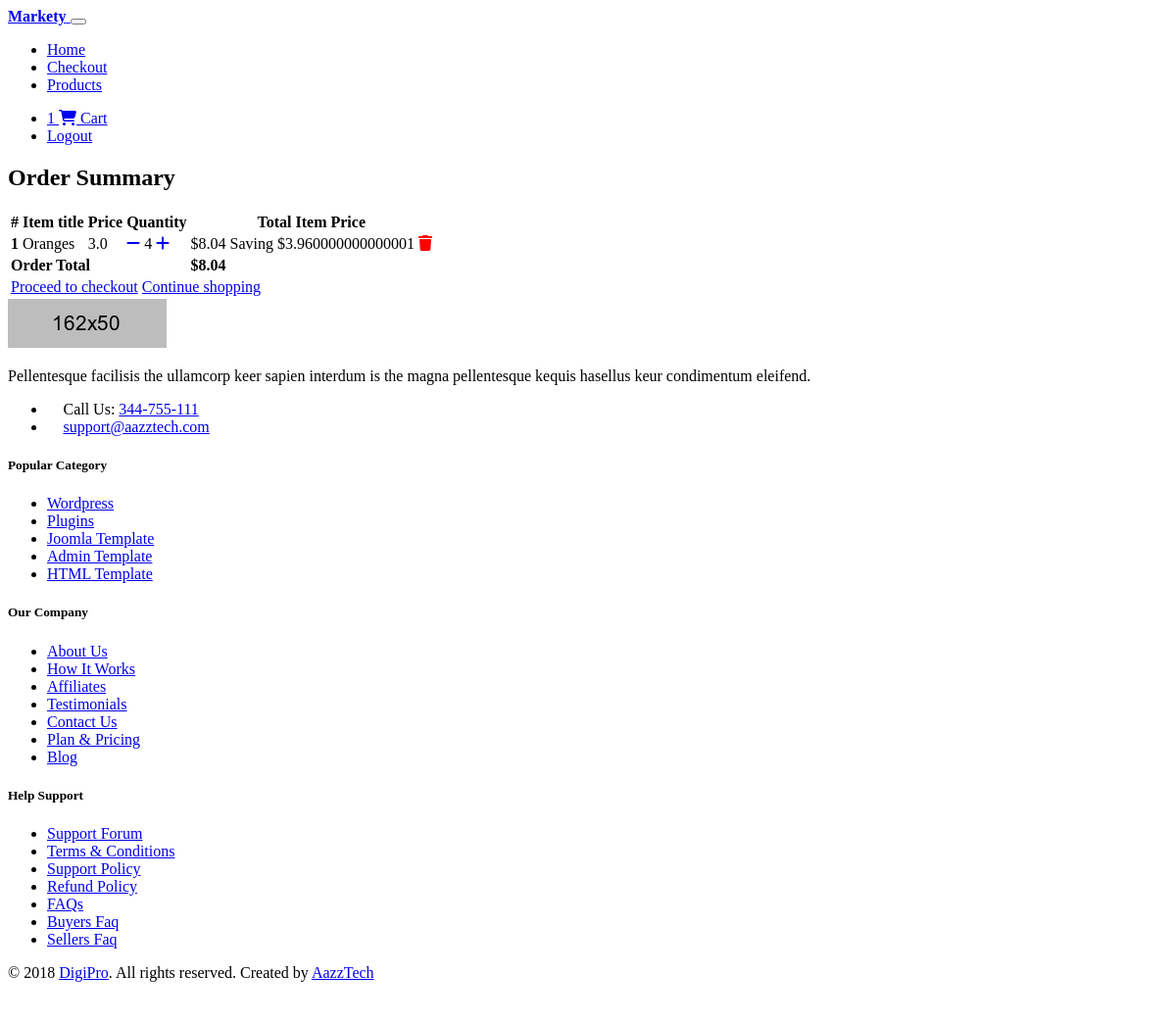
Before: /order-summary (signed in) with the older database file.
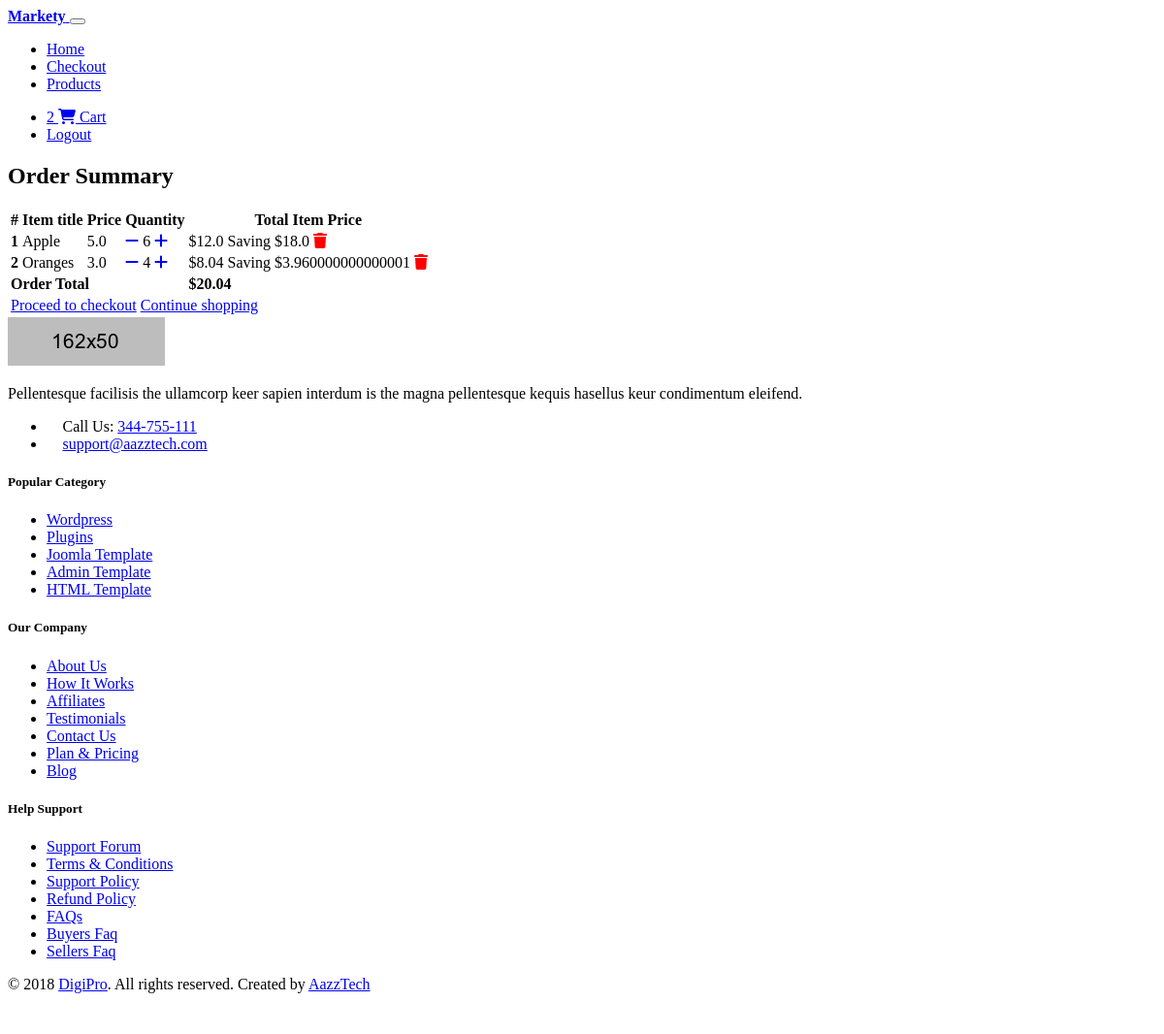
After: the same page with the newer database file.
### core/models.py (models this page shows, shortened)
class Order(models.Model):
    user = models.ForeignKey(settings.AUTH_USER_MODEL, verbose_name=(""), on_delete=models.CASCADE)
    items = models.ManyToManyField(OrderItem, verbose_name=(""))
    start_date = models.DateTimeField((""), auto_now=False, auto_now_add=True)
    ordered_date = models.DateTimeField((), auto_now=False, auto_now_add=False)
    ordered = models.BooleanField(default=False)
    shipping_address = models.ForeignKey('Address', related_name='shipping_address', on_delete=models.SET_NULL, blank=True, null=True)
    billing_address = models.ForeignKey('Address', related_name='billing_address', on_delete=models.SET_NULL, blank=True, null=True)
    def get_total(self):
        total = 0
        for order_item in self.items.all():
            total += order_item.get_final_price()
        return total

class OrderItem(models.Model):
    user = models.ForeignKey(settings.AUTH_USER_MODEL, on_delete=models.CASCADE)
    ordered = models.BooleanField(default=False)
    item = models.ForeignKey(Item, on_delete=models.CASCADE)
    quantity = models.IntegerField(default=1)
    def get_total_item_price(self):
        return self.quantity * self.item.price
    def get_total_discount_item_price(self):
        return self.quantity * self.item.discount_price
    def get_amount_saved(self):
        return self.get_total_item_price() - self.get_total_discount_item_price()
    def get_final_price(self):
        if self.item.discount_price:
            return self.get_total_discount_item_price()
        return self.get_total_item_price()

class Item(models.Model):
    title = models.CharField(max_length=100)
    price = models.FloatField()
    discount_price = models.FloatField(blank=True, null=True)
    category = models.CharField(choices=CATEGORY_CHOICES, max_length=2)
    label = models.CharField(choices=LABEL_CHOICES, max_length=1)
    slug = models.SlugField()
    description = models.TextField()
    image  = models.ImageField()

### core/views.py (the view)
# urls.py: path('order-summary', OrderSummaryView.as_view(), name="order-summary"),
class OrderSummaryView(LoginRequiredMixin, View):
    def get(self, *args, **kwargs):
        try:
            order = Order.objects.get(user=self.request.user, ordered=False)
            context = {
                'object': order
            }
            return render(self.request, "order_summary.html", context)
        except ObjectDoesNotExist:
            messages.warning(self.request, "You do not have an active order")
            return redirect("/")

### core/templatetags/cart_template_tags.py (called while the page is built)
@register.filter
def cart_item_count(user):
    if user.is_authenticated:
        qs = Order.objects.filter(user=user, ordered=False)
        if qs.exists():
            return qs[0].items.count()
    return 0

### core/templates/order_summary.html (shortened to what this page needs)
{% extends "base.html" %}
{% block content %}
    <main>
        <div class="table-responsive text-nowrap">
            <h2>Order Summary</h2>
            <table class="table">
                <thead>
                    <tr>
                        <th scope="col">#</th>
                        <th scope="col">Item title</th>
                        <th scope="col">Price</th>
                        <th scope="col">Quantity</th>
                        <th scope="col">Total Item Price</th>
                    </tr>
                </thead>
                <tbody>
                    {% for order_item in object.items.all %}
                        <tr>
                            <th scope="row">{{ forloop.counter }}</th>
                            <td>{{ order_item.item.title }}</td>
                            <td>{{ order_item.item.price }}</td>
                            <td>
                                <a href="{% url 'core:remove-single-item-from-cart' order_item.item.slug %}"><i class="fas fa-minus mr-2"></i></a>
                                    {{ order_item.quantity }}
                                <a href="{% url 'core:add-to-cart' order_item.item.slug %}"><i class="fas fa-plus ml-2"></i></a>
                            </td>
                            <td>
                                {% if order_item.item.discount_price %}
                                    ${{ order_item.get_total_discount_item_price }}
                                    <span class="badge badge-primary">Saving ${{ order_item.get_amount_saved }}</span>
                                {% else %}
                                    ${{ order_item.get_total_item_price }}
                                {% endif %}
                                <a style='color: red;' href="{% url 'core:remove-from-cart' order_item.item.slug %}">
                                    <i class="fas fa-trash float-right"></i>
                                </a>
                        </tr>
                    {% endfor %}
                    {% if object.get_total%}
                        <tr>
                            <td colspan="4"><b>Order Total</b></td>
                            <td><b>${{ object.get_total }}</b></td>
                        </tr>
                        <tr>
                            <td colspan="5">
                            <a class='btn btn-warning float-right ml-2' href="{% url 'core:checkout' %}"">Proceed to checkout</a>
                            <a class='btn btn-primary float-right' href='/'>Continue shopping</a>
                            </td>
                        </tr>
                    {% endif %}
                </tbody>
            </table>
        </div>
    </main>
{% endblock content %}

### core/templates/base.html (shortened to what this page needs)
{% load static %}
{% load compress %}
<!DOCTYPE html>
<html lang="en">
<head>
  <link rel="stylesheet" href="https://use.fontawesome.com/releases/v5.8.1/css/all.css">
  <link rel="stylesheet" href="{% static 'css/hello.css' %}" >
  {% compress css %}
      <link type="text/x-scss" href="{% static 'sass/style.scss' %}" rel="stylesheet" media="screen">
  {% endcompress %}
  {% compress css %}
        <link type="text/x-scss" href="{% static 'css/bootstrap/bootstrap.scss' %}" rel="stylesheet" media="screen">
  {% endcompress %}
  <link rel="stylesheet" href="{% static 'css/all.css' %}">
    <link rel="stylesheet" href="{% static 'css/animate.css' %}">
    <link rel="stylesheet" href="{% static 'css/font-awesome.min.css' %}">
    <link rel="stylesheet" href="{% static 'css/jquery-ui.css' %}">
    <link rel="stylesheet" href="{% static 'css/owl.carousel.css' %}">
    <link rel="stylesheet" href="{% static 'css/select2.min.css' %}">
    <link rel="stylesheet" href="{% static 'css/simple-line-icons.css' %}">
    <link rel="stylesheet" href="{% static 'css/slick.css' %}">
    <link rel="stylesheet" href="{% static 'css/trumbowyg.min.css' %}">
    <link rel="stylesheet" href="{% static 'css/venobox.css' %}">
</head>
<body class="home1 mutlti-vendor">
{% include "navbar.html" %}
    <div>
      {% block content %}
      {% endblock content %}
    </div>
 {% include "footer.html" %}
</body>
</html>

### core/templates/navbar.html (shortened to what this page needs)
{% load cart_template_tags %}
<nav class="navbar fixed-top navbar-expand-lg navbar-light white scrolling-navbar">
    <div class="container">
      <a class="navbar-brand waves-effect" href="/">
        <strong class="blue-text">Markety</strong>
      </a>
      <button class="navbar-toggler" type="button" data-toggle="collapse" data-target="#navbarSupportedContent"
        aria-controls="navbarSupportedContent" aria-expanded="false" aria-label="Toggle navigation">
      </button>
      <div class="collapse navbar-collapse" id="navbarSupportedContent">
        <ul class="navbar-nav mr-auto">
          <li class="nav-item">
            <a class="nav-link waves-effect" href="/">Home
            </a>
          </li>
          <li class="nav-item">
            <a class="nav-link waves-effect" href="/checkout">
            Checkout</a>
          </li>
          <li class="nav-item">
            <a class="nav-link waves-effect" href="/products">
            Products</a>
          </li>
        </ul>
          <ul class="navbar-nav nav-flex-icons">
          {% if request.user.is_authenticated %}
          <li class="nav-item">
            <a href="{% url 'core:order-summary' %}" class="nav-link waves-effect">
              <span class="badge red z-depth-1 mr-1"> {{ request.user|cart_item_count }} </span>
              <i class="fas fa-shopping-cart"></i>
              <span class="clearfix d-none d-sm-inline-block"> Cart </span>
            </a>
          </li>
          <li class="nav-item">
            <a class="nav-link waves-effect" href="{% url 'account_logout' %}">
              <span class="clearfix d-none d-sm-inline-block"> Logout </span>
            </a>
          </li>
          {% endif %}
        </ul>
      </div>
    </div>
  </nav>

### core/templates/footer.html
{% load static %}
{% load compress %}
    {% compress css %}
            <link type="text/x-scss" href="{% static 'sass/style.scss' %}" rel="stylesheet" media="screen">
    {% endcompress %}
    <footer class="footer-area footer--light">
        <div class="footer-big">
            <div class="container">
                <div class="row">
                    <div class="col-lg-3 col-sm-6">
                        <div class="footer-widget">
                            <div class="widget-about">
                                <img src="images/footer-logo.png" alt="" class="img-fluid">
                                <p>Pellentesque facilisis the ullamcorp keer sapien interdum is the magna pellentesque kequis
                                    hasellus keur condimentum eleifend.</p>
                                <ul class="contact-details">
                                    <li>
                                        <span class="icon-earphones"></span>
                                        Call Us:
                                        <a href="tel:344-755-111">344-755-111</a>
                                    </li>
                                    <li>
                                        <span class="icon-envelope-open"></span>
                                        <a href="mailto:support@aazztech.com">support@aazztech.com</a>
                                    </li>
                                </ul>
                            </div>
                        </div>
                    </div>
                    <div class="col-lg-3 col-sm-6">
                        <div class="footer-widget">
                            <div class="footer-menu footer-menu--1">
                                <h5 class="footer-widget-title">Popular Category</h5>
                                <ul>
                                    <li>
                                        <a href="#">Wordpress</a>
                                    </li>
                                    <li>
                                        <a href="#">Plugins</a>
                                    </li>
                                    <li>
                                        <a href="#">Joomla Template</a>
                                    </li>
                                    <li>
                                        <a href="#">Admin Template</a>
                                    </li>
                                    <li>
                                        <a href="#">HTML Template</a>
                                    </li>
                                </ul>
                            </div>
                        </div>
                    </div>
                    <div class="col-lg-3 col-sm-6">
                        <div class="footer-widget">
                            <div class="footer-menu">
                                <h5 class="footer-widget-title">Our Company</h5>
                                <ul>
                                    <li>
                                        <a href="#">About Us</a>
                                    </li>
                                    <li>
                                        <a href="#">How It Works</a>
                                    </li>
                                    <li>
                                        <a href="#">Affiliates</a>
                                    </li>
                                    <li>
                                        <a href="#">Testimonials</a>
                                    </li>
                                    <li>
                                        <a href="#">Contact Us</a>
                                    </li>
                                    <li>
                                        <a href="#">Plan & Pricing</a>
                                    </li>
                                    <li>
                                        <a href="#">Blog</a>
                                    </li>
                                </ul>
                            </div>
                        </div>
                    </div>
                    <div class="col-lg-3 col-sm-6">
                        <div class="footer-widget">
                            <div class="footer-menu no-padding">
                                <h5 class="footer-widget-title">Help Support</h5>
                                <ul>
                                    <li>
                                        <a href="#">Support Forum</a>
                                    </li>
                                    <li>
                                        <a href="#">Terms & Conditions</a>
                                    </li>
                                    <li>
                                        <a href="#">Support Policy</a>
                                    </li>
                                    <li>
                                        <a href="#">Refund Policy</a>
                                    </li>
                                    <li>
                                        <a href="#">FAQs</a>
                                    </li>
                                    <li>
                                        <a href="#">Buyers Faq</a>
                                    </li>
                                    <li>
                                        <a href="#">Sellers Faq</a>
                                    </li>
                                </ul>
                            </div>
                        </div>
                    </div>
                </div>
            </div>
        </div>
        <div class="mini-footer">
            <div class="container">
                <div class="row">
                    <div class="col-md-12">
                        <div class="copyright-text">
                            <p>&copy; 2018
                                <a href="#">DigiPro</a>. All rights reserved. Created by
                                <a href="#">AazzTech</a>
                            </p>
                        </div>
                        <div class="go_top">
                            <span class="icon-arrow-up"></span>
                        </div>
                    </div>
                </div>
            </div>
        </div>
    </footer>

### core/templates/scripts.html (shortened to what this page needs)
{% load static %}

### marketyproject/static/css/all.css (style rules this page uses)
.fa-minus:before { content: "\f068"; }
.fa-plus:before { content: "\f067"; }
.fa-trash:before { content: "\f1f8"; }

Changed rows visible on the page:
now on this page (row edited): OrderItem: item "Apple", item.price "5.0", quantity "6", get_total_discount_item_price "12.0", get_amount_saved "18.0"
changed through a linked row, Order: get_total "8.04" → "20.04"
Other visible differences:
{{ request.user|cart_item_count }}: "1" → "2"
